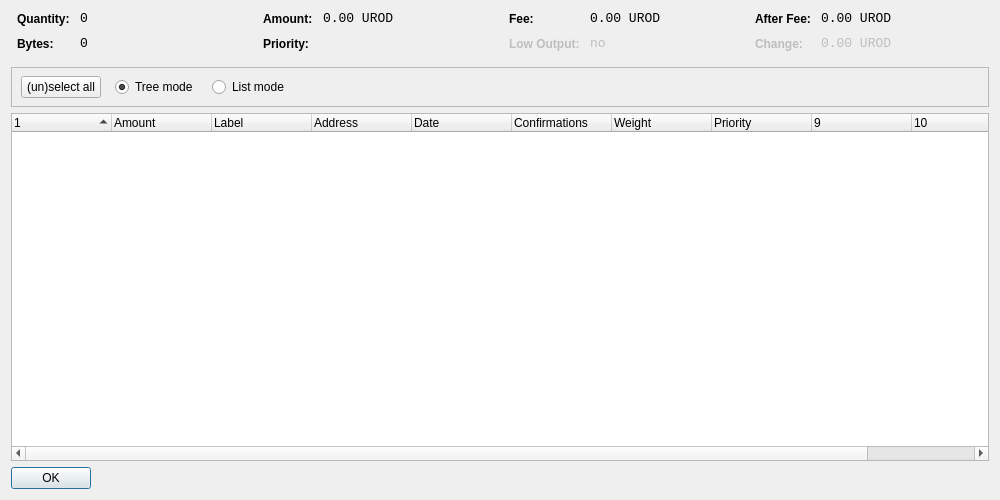
<?xml version="1.0" encoding="UTF-8"?>
<ui version="4.0">
 <class>CoinControlDialog</class>
 <widget class="QDialog" name="CoinControlDialog">
  <property name="geometry">
   <rect>
    <x>0</x>
    <y>0</y>
    <width>1000</width>
    <height>500</height>
   </rect>
  </property>
  <property name="windowTitle">
   <string>Coin Control</string>
  </property>
  <layout class="QVBoxLayout" name="verticalLayout">
   <item>
    <layout class="QHBoxLayout" name="horizontalLayoutTop" stretch="0,0,0,0">
     <property name="topMargin">
      <number>0</number>
     </property>
     <property name="bottomMargin">
      <number>10</number>
     </property>
     <item>
      <layout class="QFormLayout" name="formLayoutCoinControl1">
       <property name="horizontalSpacing">
        <number>10</number>
       </property>
       <property name="verticalSpacing">
        <number>10</number>
       </property>
       <property name="leftMargin">
        <number>6</number>
       </property>
       <property name="rightMargin">
        <number>6</number>
       </property>
       <item row="0" column="0">
        <widget class="QLabel" name="labelCoinControlQuantityText">
         <property name="styleSheet">
          <string notr="true">font-weight:bold;</string>
         </property>
         <property name="text">
          <string>Quantity:</string>
         </property>
        </widget>
       </item>
       <item row="0" column="1">
        <widget class="QLabel" name="labelCoinControlQuantity">
         <property name="font">
          <font>
           <family>Monospace</family>
           <pointsize>10</pointsize>
          </font>
         </property>
         <property name="cursor">
          <cursorShape>IBeamCursor</cursorShape>
         </property>
         <property name="contextMenuPolicy">
          <enum>Qt::ActionsContextMenu</enum>
         </property>
         <property name="text">
          <string>0</string>
         </property>
         <property name="textInteractionFlags">
          <set>Qt::LinksAccessibleByMouse|Qt::TextSelectableByKeyboard|Qt::TextSelectableByMouse</set>
         </property>
        </widget>
       </item>
       <item row="1" column="0">
        <widget class="QLabel" name="labelCoinControlBytesText">
         <property name="styleSheet">
          <string notr="true">font-weight:bold;</string>
         </property>
         <property name="text">
          <string>Bytes:</string>
         </property>
        </widget>
       </item>
       <item row="1" column="1">
        <widget class="QLabel" name="labelCoinControlBytes">
         <property name="font">
          <font>
           <family>Monospace</family>
           <pointsize>10</pointsize>
          </font>
         </property>
         <property name="cursor">
          <cursorShape>IBeamCursor</cursorShape>
         </property>
         <property name="contextMenuPolicy">
          <enum>Qt::ActionsContextMenu</enum>
         </property>
         <property name="text">
          <string>0</string>
         </property>
         <property name="textInteractionFlags">
          <set>Qt::LinksAccessibleByMouse|Qt::TextSelectableByKeyboard|Qt::TextSelectableByMouse</set>
         </property>
        </widget>
       </item>
      </layout>
     </item>
     <item>
      <layout class="QFormLayout" name="formLayoutCoinControl2">
       <property name="horizontalSpacing">
        <number>10</number>
       </property>
       <property name="verticalSpacing">
        <number>10</number>
       </property>
       <property name="leftMargin">
        <number>6</number>
       </property>
       <property name="rightMargin">
        <number>6</number>
       </property>
       <item row="0" column="0">
        <widget class="QLabel" name="labelCoinControlAmountText">
         <property name="styleSheet">
          <string notr="true">font-weight:bold;</string>
         </property>
         <property name="text">
          <string>Amount:</string>
         </property>
        </widget>
       </item>
       <item row="0" column="1">
        <widget class="QLabel" name="labelCoinControlAmount">
         <property name="font">
          <font>
           <family>Monospace</family>
           <pointsize>10</pointsize>
          </font>
         </property>
         <property name="cursor">
          <cursorShape>IBeamCursor</cursorShape>
         </property>
         <property name="contextMenuPolicy">
          <enum>Qt::ActionsContextMenu</enum>
         </property>
         <property name="text">
          <string>0.00 UROD</string>
         </property>
         <property name="textInteractionFlags">
          <set>Qt::LinksAccessibleByMouse|Qt::TextSelectableByKeyboard|Qt::TextSelectableByMouse</set>
         </property>
        </widget>
       </item>
       <item row="1" column="0">
        <widget class="QLabel" name="labelCoinControlPriorityText">
         <property name="styleSheet">
          <string notr="true">font-weight:bold;</string>
         </property>
         <property name="text">
          <string>Priority:</string>
         </property>
        </widget>
       </item>
       <item row="1" column="1">
        <widget class="QLabel" name="labelCoinControlPriority">
         <property name="font">
          <font>
           <family>Monospace</family>
           <pointsize>10</pointsize>
          </font>
         </property>
         <property name="cursor">
          <cursorShape>IBeamCursor</cursorShape>
         </property>
         <property name="contextMenuPolicy">
          <enum>Qt::ActionsContextMenu</enum>
         </property>
         <property name="text">
          <string/>
         </property>
         <property name="textInteractionFlags">
          <set>Qt::LinksAccessibleByMouse|Qt::TextSelectableByKeyboard|Qt::TextSelectableByMouse</set>
         </property>
        </widget>
       </item>
      </layout>
     </item>
     <item>
      <layout class="QFormLayout" name="formLayoutCoinControl3">
       <property name="horizontalSpacing">
        <number>10</number>
       </property>
       <property name="verticalSpacing">
        <number>10</number>
       </property>
       <property name="leftMargin">
        <number>6</number>
       </property>
       <property name="rightMargin">
        <number>6</number>
       </property>
       <item row="0" column="0">
        <widget class="QLabel" name="labelCoinControlFeeText">
         <property name="styleSheet">
          <string notr="true">font-weight:bold;</string>
         </property>
         <property name="text">
          <string>Fee:</string>
         </property>
        </widget>
       </item>
       <item row="0" column="1">
        <widget class="QLabel" name="labelCoinControlFee">
         <property name="font">
          <font>
           <family>Monospace</family>
           <pointsize>10</pointsize>
          </font>
         </property>
         <property name="cursor">
          <cursorShape>IBeamCursor</cursorShape>
         </property>
         <property name="contextMenuPolicy">
          <enum>Qt::ActionsContextMenu</enum>
         </property>
         <property name="text">
          <string>0.00 UROD</string>
         </property>
         <property name="textInteractionFlags">
          <set>Qt::LinksAccessibleByMouse|Qt::TextSelectableByKeyboard|Qt::TextSelectableByMouse</set>
         </property>
        </widget>
       </item>
       <item row="1" column="0">
        <widget class="QLabel" name="labelCoinControlLowOutputText">
         <property name="enabled">
          <bool>false</bool>
         </property>
         <property name="styleSheet">
          <string notr="true">font-weight:bold;</string>
         </property>
         <property name="text">
          <string>Low Output:</string>
         </property>
        </widget>
       </item>
       <item row="1" column="1">
        <widget class="QLabel" name="labelCoinControlLowOutput">
         <property name="enabled">
          <bool>false</bool>
         </property>
         <property name="font">
          <font>
           <family>Monospace</family>
           <pointsize>10</pointsize>
          </font>
         </property>
         <property name="cursor">
          <cursorShape>IBeamCursor</cursorShape>
         </property>
         <property name="contextMenuPolicy">
          <enum>Qt::ActionsContextMenu</enum>
         </property>
         <property name="text">
          <string>no</string>
         </property>
         <property name="textInteractionFlags">
          <set>Qt::LinksAccessibleByMouse|Qt::TextSelectableByKeyboard|Qt::TextSelectableByMouse</set>
         </property>
        </widget>
       </item>
      </layout>
     </item>
     <item>
      <layout class="QFormLayout" name="formLayoutCoinControl4">
       <property name="horizontalSpacing">
        <number>10</number>
       </property>
       <property name="verticalSpacing">
        <number>10</number>
       </property>
       <property name="leftMargin">
        <number>6</number>
       </property>
       <property name="rightMargin">
        <number>6</number>
       </property>
       <item row="0" column="0">
        <widget class="QLabel" name="labelCoinControlAfterFeeText">
         <property name="styleSheet">
          <string notr="true">font-weight:bold;</string>
         </property>
         <property name="text">
          <string>After Fee:</string>
         </property>
        </widget>
       </item>
       <item row="0" column="1">
        <widget class="QLabel" name="labelCoinControlAfterFee">
         <property name="font">
          <font>
           <family>Monospace</family>
           <pointsize>10</pointsize>
          </font>
         </property>
         <property name="cursor">
          <cursorShape>IBeamCursor</cursorShape>
         </property>
         <property name="contextMenuPolicy">
          <enum>Qt::ActionsContextMenu</enum>
         </property>
         <property name="text">
          <string>0.00 UROD</string>
         </property>
         <property name="textInteractionFlags">
          <set>Qt::LinksAccessibleByMouse|Qt::TextSelectableByKeyboard|Qt::TextSelectableByMouse</set>
         </property>
        </widget>
       </item>
       <item row="1" column="0">
        <widget class="QLabel" name="labelCoinControlChangeText">
         <property name="enabled">
          <bool>false</bool>
         </property>
         <property name="styleSheet">
          <string notr="true">font-weight:bold;</string>
         </property>
         <property name="text">
          <string>Change:</string>
         </property>
        </widget>
       </item>
       <item row="1" column="1">
        <widget class="QLabel" name="labelCoinControlChange">
         <property name="enabled">
          <bool>false</bool>
         </property>
         <property name="font">
          <font>
           <family>Monospace</family>
           <pointsize>10</pointsize>
          </font>
         </property>
         <property name="cursor">
          <cursorShape>IBeamCursor</cursorShape>
         </property>
         <property name="contextMenuPolicy">
          <enum>Qt::ActionsContextMenu</enum>
         </property>
         <property name="text">
          <string>0.00 UROD</string>
         </property>
         <property name="textInteractionFlags">
          <set>Qt::LinksAccessibleByMouse|Qt::TextSelectableByKeyboard|Qt::TextSelectableByMouse</set>
         </property>
        </widget>
       </item>
      </layout>
     </item>
    </layout>
   </item>
   <item>
    <widget class="QFrame" name="frame">
     <property name="minimumSize">
      <size>
       <width>0</width>
       <height>40</height>
      </size>
     </property>
     <property name="frameShape">
      <enum>QFrame::StyledPanel</enum>
     </property>
     <property name="frameShadow">
      <enum>QFrame::Sunken</enum>
     </property>
     <widget class="QWidget" name="horizontalLayoutWidget">
      <property name="geometry">
       <rect>
        <x>10</x>
        <y>0</y>
        <width>781</width>
        <height>41</height>
       </rect>
      </property>
      <layout class="QHBoxLayout" name="horizontalLayoutPanel" stretch="0,0,0,0">
       <property name="spacing">
        <number>14</number>
       </property>
       <item>
        <widget class="QPushButton" name="pushButtonSelectAll">
         <property name="sizePolicy">
          <sizepolicy hsizetype="Maximum" vsizetype="Fixed">
           <horstretch>0</horstretch>
           <verstretch>0</verstretch>
          </sizepolicy>
         </property>
         <property name="text">
          <string>(un)select all</string>
         </property>
        </widget>
       </item>
       <item>
        <widget class="QRadioButton" name="radioTreeMode">
         <property name="sizePolicy">
          <sizepolicy hsizetype="Maximum" vsizetype="Fixed">
           <horstretch>0</horstretch>
           <verstretch>0</verstretch>
          </sizepolicy>
         </property>
         <property name="text">
          <string>Tree mode</string>
         </property>
         <property name="checked">
          <bool>true</bool>
         </property>
        </widget>
       </item>
       <item>
        <widget class="QRadioButton" name="radioListMode">
         <property name="sizePolicy">
          <sizepolicy hsizetype="Maximum" vsizetype="Fixed">
           <horstretch>0</horstretch>
           <verstretch>0</verstretch>
          </sizepolicy>
         </property>
         <property name="text">
          <string>List mode</string>
         </property>
        </widget>
       </item>
       <item>
        <spacer name="horizontalSpacer">
         <property name="orientation">
          <enum>Qt::Horizontal</enum>
         </property>
         <property name="sizeHint" stdset="0">
          <size>
           <width>40</width>
           <height>20</height>
          </size>
         </property>
        </spacer>
       </item>
      </layout>
     </widget>
    </widget>
   </item>
   <item>
    <widget class="CoinControlTreeWidget" name="treeWidget">
     <property name="contextMenuPolicy">
      <enum>Qt::CustomContextMenu</enum>
     </property>
     <property name="sortingEnabled">
      <bool>false</bool>
     </property>
     <property name="columnCount">
      <number>11</number>
     </property>
     <attribute name="headerShowSortIndicator" stdset="0">
      <bool>true</bool>
     </attribute>
     <attribute name="headerStretchLastSection">
      <bool>false</bool>
     </attribute>
     <column>
      <property name="text">
       <string/>
      </property>
     </column>
     <column>
      <property name="text">
       <string>Amount</string>
      </property>
     </column>
     <column>
      <property name="text">
       <string>Label</string>
      </property>
     </column>
     <column>
      <property name="text">
       <string>Address</string>
      </property>
     </column>
     <column>
      <property name="text">
       <string>Date</string>
      </property>
     </column>
     <column>
      <property name="text">
       <string>Confirmations</string>
      </property>
      <property name="toolTip">
       <string>Confirmed</string>
      </property>
     </column>
     <column>
      <property name="text">
       <string>Weight</string>
      </property>
     </column>
     <column>
      <property name="text">
       <string>Priority</string>
      </property>
     </column>
     <column>
      <property name="text">
       <string/>
      </property>
     </column>
     <column>
      <property name="text">
       <string/>
      </property>
     </column>
     <column>
      <property name="text">
       <string/>
      </property>
     </column>
     <column>
      <property name="text">
       <string/>
      </property>
     </column>
    </widget>
   </item>
   <item>
    <widget class="QDialogButtonBox" name="buttonBox">
     <property name="sizePolicy">
      <sizepolicy hsizetype="Maximum" vsizetype="Fixed">
       <horstretch>0</horstretch>
       <verstretch>0</verstretch>
      </sizepolicy>
     </property>
     <property name="orientation">
      <enum>Qt::Horizontal</enum>
     </property>
     <property name="standardButtons">
      <set>QDialogButtonBox::Ok</set>
     </property>
    </widget>
   </item>
  </layout>
 </widget>
 <customwidgets>
  <customwidget>
   <class>CoinControlTreeWidget</class>
   <extends>QTreeWidget</extends>
   <header>coincontroltreewidget.h</header>
  </customwidget>
 </customwidgets>
 <resources/>
 <connections/>
</ui>
